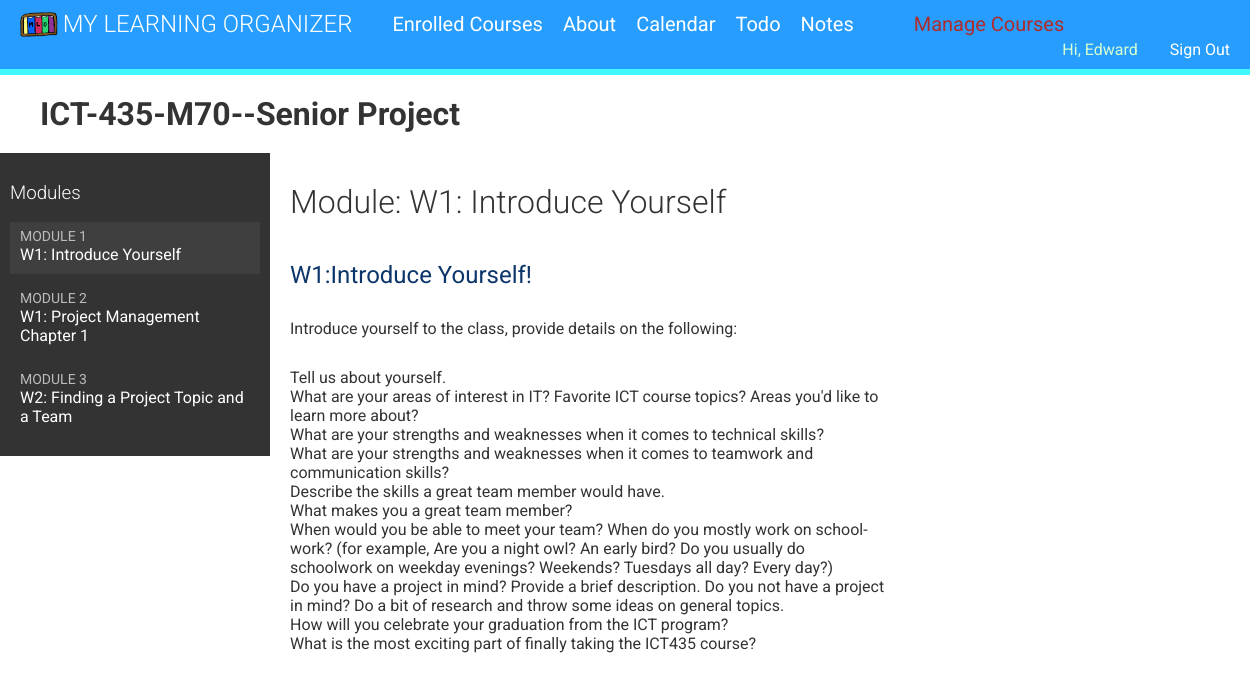
/students/course/10/ (signed in), run on the app's committed database.
### courses/models.py (models this page shows, shortened)
class Course(models.Model):
    owner = models.ForeignKey(User,
                              related_name='course_created',
                              on_delete=models.CASCADE)
    subject = models.ForeignKey(Subject,
                                related_name='courses',
                                on_delete=models.CASCADE)
    title = models.CharField(max_length=200)
    slug = models.SlugField(max_length=200, unique=True)
    overview = models.TextField()
    created = models.DateTimeField(auto_now_add=True)
    students = models.ManyToManyField(User,
                                      related_name='courses_joined',
                                      blank=True)
    class Meta:
        ordering = ['-created']
    def __str__(self):
        return self.title

class Module(models.Model):
    course = models.ForeignKey(Course,
                               related_name='modules',
                               on_delete=models.CASCADE)
    title = models.CharField(max_length=200)
    description = models.TextField(blank=True)
    order = OrderField(blank=True, for_fields=['course'])
    class Meta:
        ordering = ['order']

class Content(models.Model):
    module = models.ForeignKey(Module,
                               related_name='contents',
                               on_delete=models.CASCADE)
    content_type = models.ForeignKey(ContentType,
                                     on_delete=models.CASCADE,
                                     limit_choices_to={'model__in':(
                                         'text',
                                         'video',
                                         'image',
                                         'file')})
    object_id = models.PositiveIntegerField()
    item = GenericForeignKey('content_type', 'object_id')
    order = OrderField(blank=True, for_fields=['module'])
    class Meta:
        ordering = ['order']

class ItemBase(models.Model):
    owner = models.ForeignKey(User,
                              related_name='%(class)s_related',
                              on_delete=models.CASCADE)
    title = models.CharField(max_length=250)
    created = models.DateTimeField(auto_now_add=True)
    updated = models.DateTimeField(auto_now=True)
    class Meta:
        abstract = True
    def render(self):
        return render_to_string(
            f'courses/content/{self._meta.model_name}.html',
            {'item': self})

class Text(ItemBase):
    content = models.TextField()

### students/views.py (the view)
class StudentCourseDetailView(DetailView):
    model = Course
    template_name = 'students/course/detail.html'
    def get_queryset(self):
        qs = super().get_queryset()
        return qs.filter(students__in=[self.request.user])
    def get_context_data(self, **kwargs):
        context = super().get_context_data(**kwargs)
        course = self.get_object()
        if 'module_id' in self.kwargs:
            context['module'] = course.modules.get(
                id=self.kwargs['module_id'])
        else:
            context['module'] = course.modules.all()[0]
        return context

### courses/templatetags/course.py (called while the page is built)
@register.filter(name='has_group')
def has_group(user, instructors):
    group = Group.objects.get(name=instructors)
    return True if group in user.groups.all() else False

@register.filter(name="url_target_blank", is_safe=True)
def url_target_blank(text):
    return text.replace('<a ', '<a target="_blank" ')

### students/templates/students/course/detail.html (shortened to what this page needs)
{% extends "base.html" %}
{% block content %}
  <h1>
    <strong>{{ course }}</strong>
  </h1>
  <div class="contents">
    <h3>Modules</h3>
    <ul id="modules">
      {% for m in object.modules.all %}
        <li data-id="{{ m.id }}" {% if m == module %}class="selected"{% endif %}>
          <a href="{% url "student_course_detail_module" object.id m.id %}">
            <span>
              Module <span class="order">{{ m.order|add:1 }}</span>
            </span>
            <br>
            {{ m.title }}
          </a>
        </li>
      {% empty %}
        <li>No modules yet.</li>
      {% endfor %}
    </ul>
  </div>
  <div class="module">
    <h1 style="padding-left: 0; !important">Module: {{ module.title }}</h1>
    {% for content in module.contents.all %}
      {% with item=content.item %}
        <h2 class="h2B">{{ item.title }}</h2>
        {{ item.render }}<br><br><br><br>
      {% endwith %}
    {% endfor %}
  </div>
{% endblock %}

### courses/templates/navigation.html (shortened to what this page needs)
{% load course %}
{% load static %}
<div id="header">
     <img style="float: left; padding-right: 5px; padding-top: 2px;" height="25px" class="logoNav" src="{% static 'images/MLOLogo.png' %}" alt="This is my sites logo">
    <a href="/" class="logo">My Learning Organizer</a>
    {% if request.user.is_authenticated %}<a href="{% url 'student_course_list' %}" class="menu-bar-first">Enrolled Courses</a> {% endif %}
    <a href="{% url "about" %}" class="menu-bar">About</a>
    {% if request.user.is_authenticated %}<a href="{% url 'home' %}" class="menu-bar">Calendar</a> {% endif %}
    {% if request.user.is_authenticated %}<a href="{% url 'todo-index' %}" class="menu-bar">Todo</a> {% endif %}
    {% if request.user.is_authenticated %}<a href="{% url 'notes.list' %}" class="menu-bar">Notes</a> {% endif %}
    {% if request.user|has_group:"instructors" %}<a href="{% url 'manage_course_list' %}"  class="menu-bar manage">Manage Courses</a>{% endif %}
    <ul class="menu">
        {% if request.user.is_authenticated %}
            <li><div id="name">Hi, {% if request.user.first_name %}{{ request.user.first_name }}{% else %}{{request.user|title}}{% endif %}</div><a class="sign-in-out" href="{% url 'logout' %}">Sign Out</a></li>
        {% else %}
            <li><a class="sign-in-out"  href="{% url 'login' %}">Sign In</a></li>
        {% endif %}
    </ul>
</div>

### courses/templates/courses/content/text.html
{% load course %}
{{ item.content|linebreaks|urlize|url_target_blank }}

### courses/static/css/base.css (style rules this page uses)
body { margin:0; padding: 0; font-family:'Roboto', sans-serif; font-weight:400; color:#333; }
a { color:#279EFF; text-decoration:none; }
ul { float:left; }
h1, h2, h3, h4, h5, h6 { font-family:'Roboto', sans-serif; font-weight:300; }
h1 { width:100%; overflow:auto; padding:20px 0 20px 40px; margin:0; }
.h2B { color: #0C356A; font-weight: 400; }
.module { padding:10px 20px; float:left; width:600px; }
.module p { margin:10px 0 20px; width:100%; float:left; }
#header { background-color: #279EFF; overflow:auto; padding:10px 20px; border-bottom:6px solid #40F8FF; }
#header .logo { text-decoration:none; font-family:'Roboto', sans-serif; font-weight:300; text-transform:uppercase; font-size:24px; color:#fff; float:left; }
.logoNav { float: left !important; height: 25px; padding-top: 2px; padding-right: 5px; }
#header a { color:#fff; }
#header .menu { list-style:none; float:right; margin:0; padding:0; }
#header .menu-bar-first { float: left; padding-left: 2em; padding-top: 2px; font-size: 20px; }
#name { color: #D5FFD0; float: inline-start; padding-top: 4px; padding-right: 2em; }
.sign-in-out { float: right; padding-top: 4px; color: green; }
#header .menu-bar.manage { color: #ae2c2c; float: left; padding-left: 3em; }
#header .menu-bar { float: left; padding-left: 1em; padding-top: 2px; font-size: 20px; }
.contents { width:20%; padding:10px; float:left; background:#333; color: #fff; font-family:'Roboto', sans-serif; }
.contents ul { list-style:none; margin:0; padding:0; width:100%; }
.contents ul li { margin:0 0 10px 0; padding:4px 10px 10px; overflow:auto; cursor:move; }
.contents ul li.selected { background:#3f3f3f; }
.contents ul span { text-transform:uppercase; color:#bbb; font-size:14px; }
.contents ul a { display:block; color:#fff; text-decoration:none; }
html, body { scroll-behavior: smooth !important; }

### data on the page
Course: title "ICT-435-M70--Senior Project"
Module: order|add "1", title "W1: Introduce Yourself"
Module: order|add "2", title "W1: Project Management Chapter 1"
Module: order|add "3", title "W2: Finding a Project Topic and a Team"
Content: item "W1:Introduce Yourself!", item.content|url_target_blank "Introduce yourself to the class, provide details on the following: Tell us about yourself. What are your areas of interest in IT? Favorite ICT course topics? Areas you'd like to learn more about? What are your strengths and weaknesses when it comes to technical skills? What are your strengths and weaknesses when it comes to teamwork and communication skills? Describe the skills a great team member would have. What makes you a great team member? When would you be able to meet your team? When do you mostly work on school-work? (for example, Are you a night owl? An early bird? Do you usually do schoolwork on weekday evenings? Weekends? Tuesdays all day? Every day?) Do you have a project in…"

### other printed values
{{ request.user.first_name }} "Edward"
